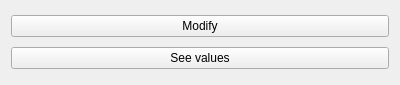
<?xml version="1.0" encoding="UTF-8"?>
<ui version="4.0">
 <class>Widget</class>
 <widget class="QWidget" name="Widget">
  <property name="geometry">
   <rect>
    <x>0</x>
    <y>0</y>
    <width>400</width>
    <height>85</height>
   </rect>
  </property>
  <property name="windowTitle">
   <string>Widget</string>
  </property>
  <layout class="QVBoxLayout" name="verticalLayout">
   <item>
    <widget class="QPushButton" name="modifyButton">
     <property name="text">
      <string>Modify</string>
     </property>
    </widget>
   </item>
   <item>
    <widget class="QPushButton" name="seeValuesButton">
     <property name="text">
      <string>See values</string>
     </property>
    </widget>
   </item>
  </layout>
 </widget>
 <layoutdefault spacing="6" margin="11"/>
 <resources/>
 <connections/>
</ui>
